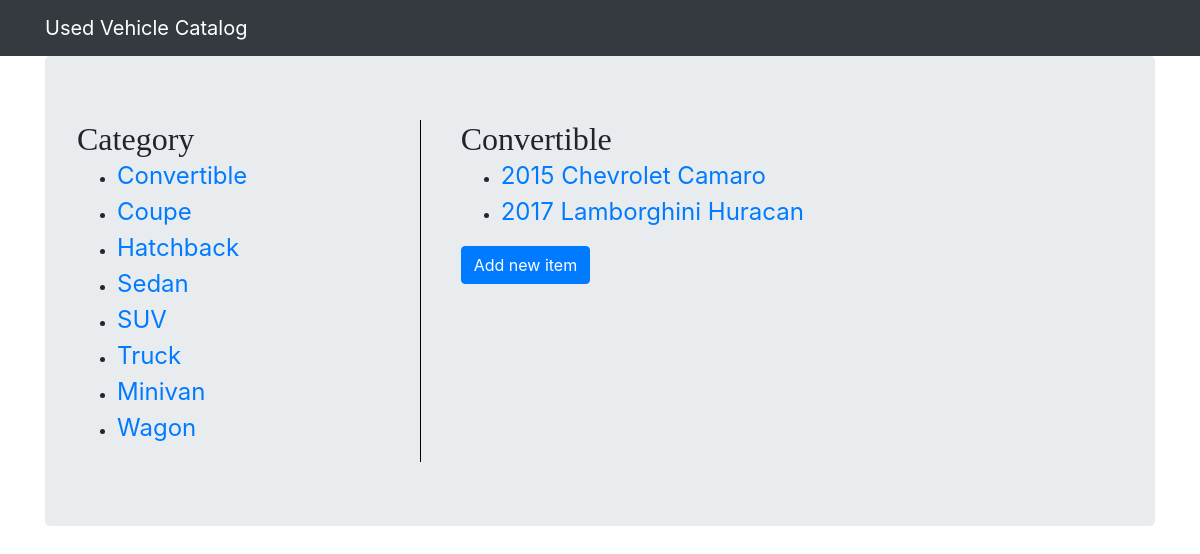
Before: /catalog/Convertible/items with the older database file.
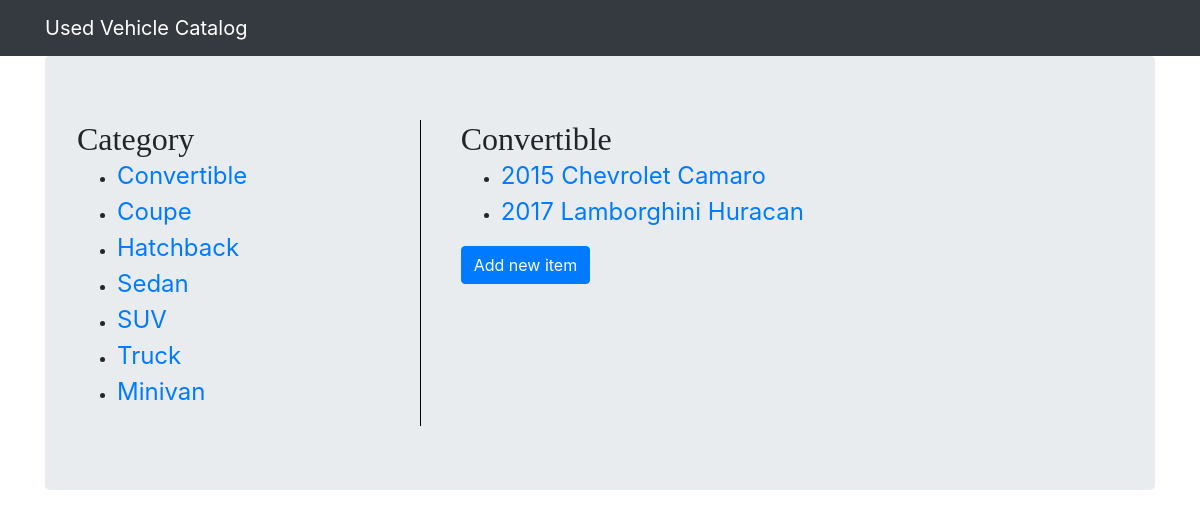
After: the same page with the newer database file.
### database_setup.py (models this page shows, shortened)
class Category(Base):
    __tablename__ = 'category'
    id = Column(Integer)
    name = Column(String(250), primary_key=True)
    user_id = Column(Integer, ForeignKey('user.id'))
    user = relationship(User)

class Vehicle(Base):
    __tablename__ = 'vehicle'
    id = Column(Integer, primary_key=True)
    year = Column(Integer, nullable=False)
    make = Column(String(80), nullable=False)
    model = Column(String(80), nullable=False)
    trim = Column(String(80))
    price = Column(Float, nullable = False)
    mileage = Column(Integer, nullable = False)
    description = Column(String(250))
    image_url = Column(String(250))
    category_name = Column(String(80), ForeignKey('category.name'))
    category = relationship(Category, cascade="all, delete-orphan", single_parent=True)
    user_id = Column(Integer, ForeignKey('user.id'))
    user = relationship(User)

### project.py (the view)
@app.route('/catalog/<category_name>/items')
def categoryItems(category_name):
    categories = session.query(Category).all()
    category = session.query(Category).filter_by(name=category_name).one()
    items = session.query(Vehicle).filter_by(category_name=category.name)
    return render_template('category.html', categories=categories, items=items, category=category,
        login_session=login_session, state=get_state())

### project.py (called while the page is built)
def get_state():
    state = ''.join(random.choice(string.ascii_uppercase + string.digits) for x in xrange(32))
    login_session['state'] = state
    return state

### templates/category.html
{% extends "base.html" %} {% block content %}
<div class="jumbotron">
    <div class="row">
        <div class="col-4 category">
            <h2>Category</h2>
            <ul>
                {% for i in categories %}
                <li>
                    <a href="{{url_for('categoryItems', category_name=i.name)}}">{{i.name}}</a>
                </li>
                {% endfor %}
            </ul>
        </div>
        <div class="col-8 items">
            <h2>{{category.name}}</h2>
            <ul>
                {% for i in items %}
                <li>
                    <a href="{{url_for('item', category_name=i.category_name, item_id=i.id)}}">{{i.year}} {{i.make}} {{i.model}}</a>
                </li> {% endfor %}
            </ul>
            <a href="{{url_for('addVehicle', category_name=category.name)}}" class="btn btn-primary">Add new item</a>
        </div>
    </div>
</div>
{% endblock %}

### templates/base.html (shortened to what this page needs)
<!DOCTYPE html>
<html lang="en">
<head>
    <link rel="stylesheet" href="https://stackpath.bootstrapcdn.com/bootstrap/4.1.0/css/bootstrap.min.css"
>
    <link rel=stylesheet type=text/css href="{{ url_for('static', filename='styles.css') }}">
</head>
<body>
    <nav class="navbar navbar-expand-lg navbar-dark bg-dark">
        <div class="container">
            <a class="navbar-brand" href="{{ url_for('catalog')}}">Used Vehicle Catalog</a>
        </div>
    </nav>
    <div class='container'>
        {% block content %}{% endblock %}
    </div>
</body>
</html>

### static/styles.css (style rules this page uses)
h2 { font-family: 'georgia', serif; margin: 0; font-size: 2em; }
a { font-size: 1.5em; }
.category { padding-right: 20px; border-right: 1px solid black; }
.recent, .items { text-align: left; padding-left: 40px; }

Changed rows visible on the page:
removed Category: name "Wagon"
